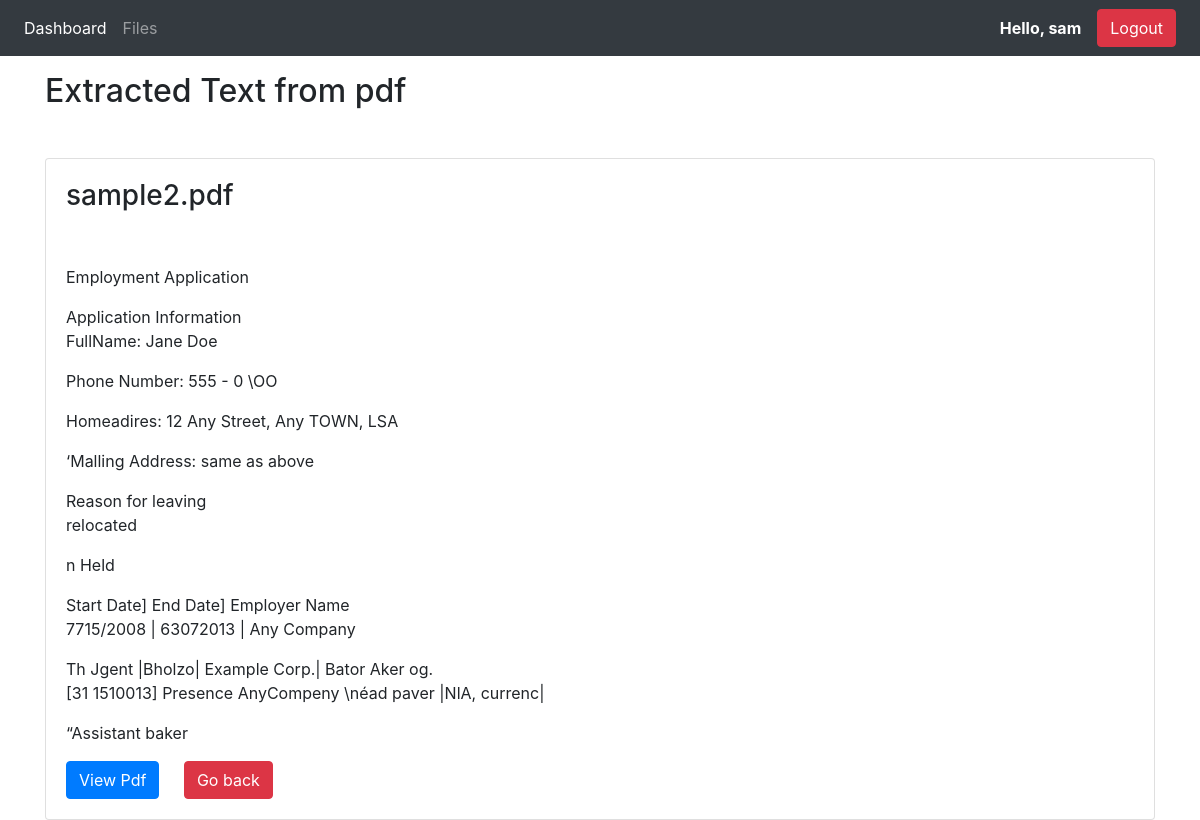
The app's page /details/13/ (signed in) with its own data.
### base/models.py (models this page shows, shortened)
class ExtractedText(models.Model):
    file = models.ForeignKey(Document, on_delete=models.CASCADE, null=True)
    user = models.ForeignKey(User, on_delete=models.CASCADE)
    title = models.CharField(max_length=200)
    body = models.TextField(null=True, blank=True)

### base/views.py (the view)
# urls.py: path('details/<str:pk>/', views.textDetailedView,name="details")
@login_required(login_url="login")
def textDetailedView(request, pk):
    item = ExtractedText.objects.filter(file=pk)
    print(item[0].title)
    context = {'item': item}
    return render(request, 'base/text.html', context)

### base/models.py (called while the page is built)
    @property
    def fileURL(self):
            try:
                url = self.file.url
            except:
                url = ''
            return url

### base/templates/base/text.html
{% extends 'base/main.html' %}
{% block content %}
{% load static %}
<div class="container">
    <h2 class="mb-5 mt-3">Extracted Text from pdf</h2>
    {% for it in item %}
    <div class="card">
        <div class="card-body">
            <h3 class="card-title">{{it.title}}</h3><br>
            <p>{{it.body| linebreaks}}</p>
            <a href="{{it.file.fileURL}}" class="card-link btn btn-primary">View Pdf</a>
            <a href="{% url 'files' %}" class="card-link btn btn-danger">Go back</a>
        </div>
    </div>
    {% endfor %}
</div>
{% endblock %}

### base/templates/base/navbar.html (shortened to what this page needs)
{% load static %}
<nav class="navbar navbar-expand-lg navbar-dark bg-dark">
      <div class="collapse navbar-collapse" id="navbarNav">
        <ul class="navbar-nav">
          <li class="nav-item active">
            <a class="nav-link" href="{% url 'home' %}">Dashboard</a>
          </li>
          <li class="nav-item">
            <a class="nav-link" href="{% url 'files' %}">Files</a>
          </li>
        </ul>
      </div>
      {% if user.is_authenticated %}
      <span class="font-weight-bold text-white mr-3">Hello, {{request.user}}</span>
      <span ><a  class=" btn btn-danger mr-2" href="{% url 'logout' %}">Logout</a></span>
      {% else %}
      <span ><a  class=" btn btn-warning mr-2" href="{% url 'login' %}">Login</a></span>
      <span ><a  class=" btn btn-info mr-2" href="{% url 'register' %}">Register</a></span>
      {% endif %}
  </nav>

### records on screen
ExtractedText: title "sample2.pdf", body "Employment Application Application Information FullName: Jane Doe Phone Number: 555 - 0 \\OO Homeadires: 12 Any Street, Any TOWN, LSA ‘Malling Address: same as above Reason for leaving relocated n Held Start Date] End Date] Employer Name 7715/2008 | 63072013 | Any Company Th Jgent |Bholzo| Example Corp.| Bator Aker og. [31 1510013] Presence AnyCompeny \\néad paver |NlA, currenc| “Assistant baker"

### other values on screen
{{ request.user }} "sam"
